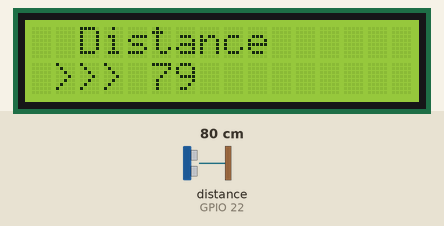
This sketch was run on a simulated ESP32. Parts: 16×2 character LCD. Wiring (inferred from the names in the program): ultrasonic range finder: trigger GPIO 21; echo GPIO 22. The inputs (shaded band) are chosen by the test bench; at power-on: distance to the obstacle (sensor on GPIO 22) 80 cm. The echo pulse lasts 58.3 µs per cm; what the sketch prints to the serial monitor is not drawn.

Above: at 1.2 s.
1.3 s: distance to the obstacle (sensor on GPIO 22) set to 2 cm
At 2.6 s:
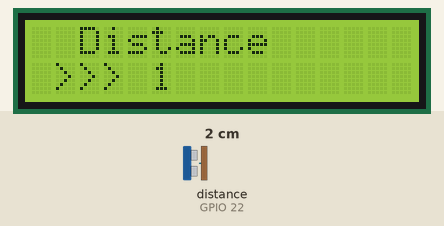
5.4 s: distance to the obstacle (sensor on GPIO 22) set to 4 cm
At 6.9 s:
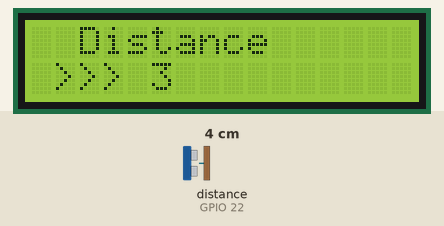
8.6 s: distance to the obstacle (sensor on GPIO 22) set to 9 cm
At 9.9 s:
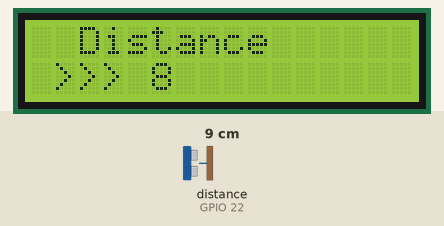
Timing chart, 0 to 11.6 s (numbered marks = the images above; inputs shaded):
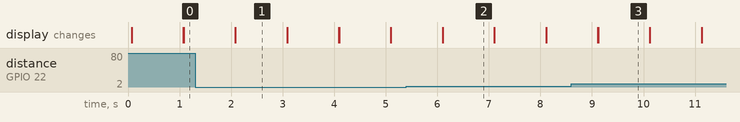

The sketch:

checkpoint001.ino
```cpp
#include <Wire.h>
#include <LiquidCrystal.h>

LiquidCrystal lcd(2, 15, 17, 16, 4, 0);

const int trigPin = 21; //เชื่อมต่อขา Trig เข้ากับขา GPIO21(SDA) ของบอร์ด ESP32
const int echoPin = 22; //เชื่อมต่อขา Echo เข้ากับขา GPIO22(SCL) ของบอร์ด ESP32
long duration;
int distance;
void setup()
{
 lcd.begin(16, 2);
 lcd.clear();

 pinMode(trigPin, OUTPUT); // Sets the trigPin as an Output
 pinMode(echoPin, INPUT); // Sets the echoPin as an Input
 Serial.begin(9600);
}
void loop()
{
 digitalWrite(trigPin, LOW); //เคลียร์สัญญาณ Trig
 delayMicroseconds(2); //ให้สัญญาณ Trig เป็นลอจิก LOW เป็นเวลา 2 ไมโครวินาที
 digitalWrite(trigPin, HIGH); //ส่งสัญญาณ Trig ให้เป็นลอจิก HIGH
 delayMicroseconds(10); //ให้สัญญาณ Trig เป็นลอจิก HIGH เป็นเวลา 10 ไมโครวินาที
 digitalWrite(trigPin, LOW); //หยุดส่งสัญญาณ Trig
 duration = pulseIn(echoPin, HIGH); //วัดความกว้างของพัลส์ที่ขา Echo ว่ามีลอจิก HIGH ยาวเท่าใด
 distance= duration*0.034/2; //คำนวณค่าระยะห่าง
 Serial.print("Distance: ");
 Serial.println(distance);

 lcd.setCursor(2, 0);
 lcd.print("Distance");
 lcd.setCursor(1, 1);
 lcd.print(">>> ");
 lcd.print(distance);
 delay(1000);
 lcd.clear();
}
```

Measured:
- after the input at 1.3 s, the display: first differs from a run without the input after 0.79 s (image 1)
- after the input at 5.4 s, the display: first differs from a run without the input after 0.70 s (image 2)
- after the input at 8.6 s, the display: first differs from a run without the input after 0.52 s (image 3)
- what the display in image 1 shows lasts 1.0 s, from 2.1 s to 3.1 s
